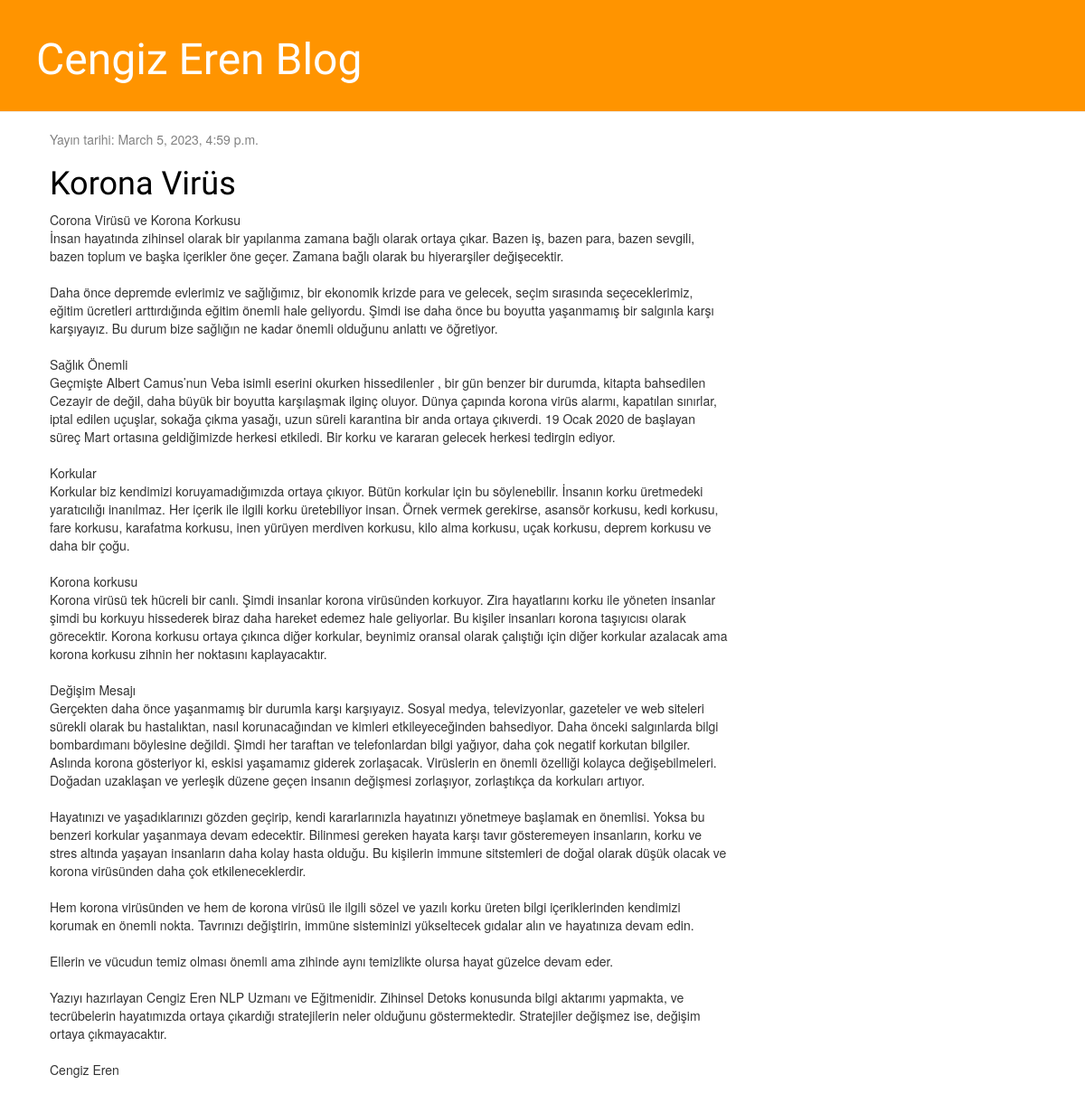
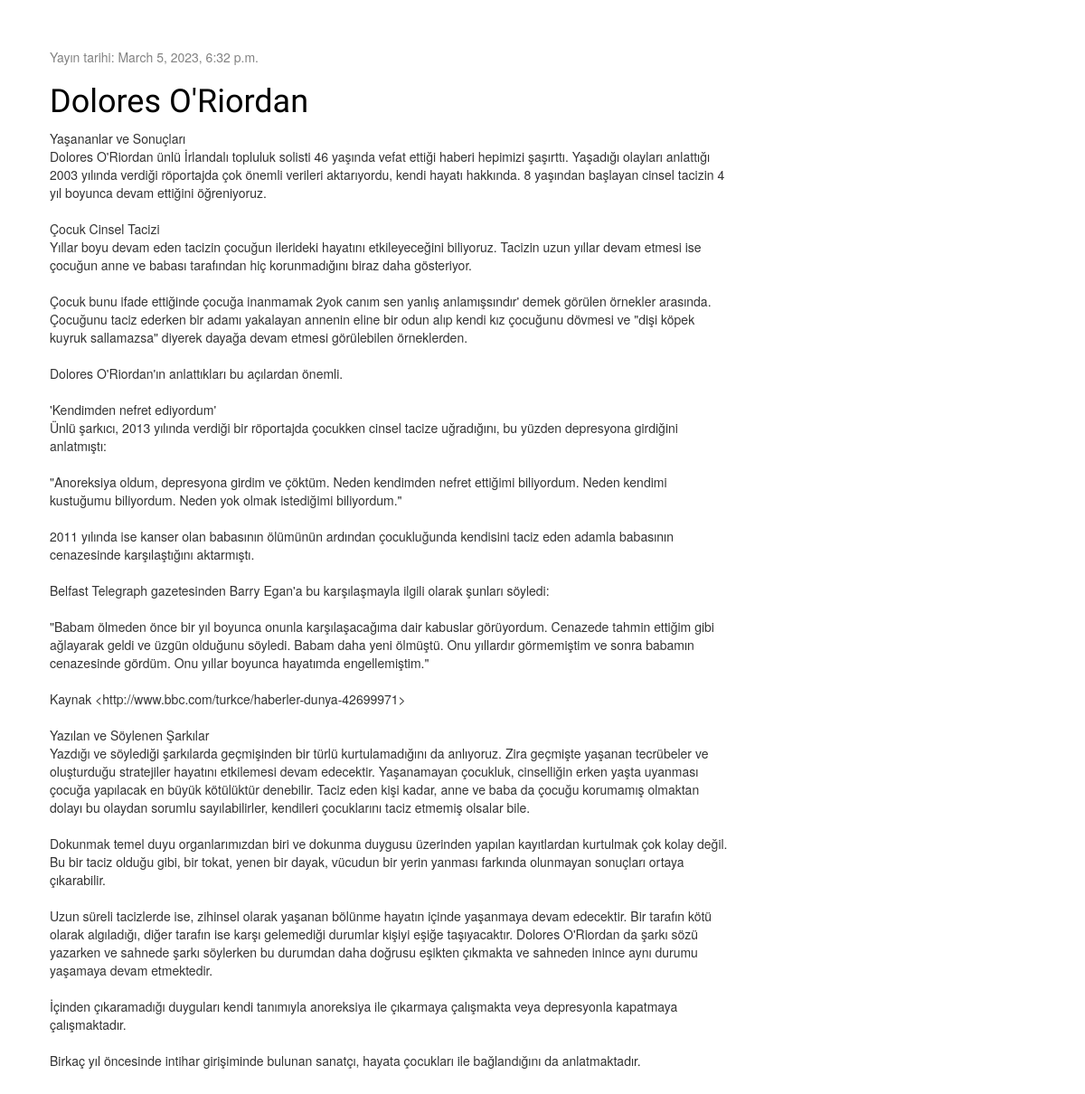
The page / on the database its author committed (2 pictures, top to bottom).
### blog/models.py (models this page shows, shortened)
class Post(models.Model):
    author = models.ForeignKey(settings.AUTH_USER_MODEL, on_delete=models.CASCADE)
    title = models.CharField(max_length=200)
    text = models.TextField()
    created_date = models.DateTimeField(
            default=timezone.now)
    published_date = models.DateTimeField(
            blank=True, null=True)

### blog/views.py (the view)
# urls.py: path('', views.post_list, name='post_list'),
def post_list(request):
    posts = Post.objects.filter(published_date__lte=timezone.now()).order_by('published_date')
    return render(request, 'blog/post_list.html', {'posts': posts})

### blog/templates/blog/post_list.html
{% extends 'blog/base.html' %}
{% block content%}
                    {% for post in posts %}
                        <div class="post">
                            <div class="date">
                                <p>Yayın tarihi: {{ post.published_date }}</p>
                            </div>
                            <h1><a href="{% url 'post_detail' pk=post.pk %}">{{ post.title }}</a></h1>
                            <p>{{ post.text|linebreaksbr }}</p>
                        </div>
                    {% endfor %}
{% endblock %}

### blog/templates/blog/base.html (shortened to what this page needs)
{% load static %}
<html>
    <head>
        <link rel="stylesheet" href="//maxcdn.bootstrapcdn.com/bootstrap/3.2.0/css/bootstrap.min.css">
        <link rel="stylesheet" href="//maxcdn.bootstrapcdn.com/bootstrap/3.2.0/css/bootstrap-theme.min.css">
        <link rel="stylesheet" href="{% static 'css/blog.css' %}">
    </head>
    <body>
        <div class="page-header">
            <h1><a href="/">Cengiz Eren Blog</a></h1>
        </div>
        <div class="content container">
            <div class="row">
                <div class="col-md-8">
                {% block content %}
                {% endblock %}
                </div>
            </div>
        </div>
    </body>
</html>

### blog/static/css/blog.css (style rules this page uses)
.page-header { background-color: #ff9400; margin-top: 0; padding: 20px 20px 20px 40px; }
.page-header h1, .page-header h1 a, .page-header h1 a:visited, .page-header h1 a:active { color: #ffffff; font-size: 36pt; text-decoration: none; }
.content { margin-left: 40px; }
h1, h2, h3, h4 { font-family: 'Lobster', cursive; }
.date { color: #828282; }
.post { margin-bottom: 70px; }
.post h1 a, .post h1 a:visited { color: #000000; }

### rows shown on the page
Post: published_date "March 5, 2023, 4:59 p.m.", title "Korona Virüs", text "Corona Virüsü ve Korona Korkusu İnsan hayatında zihinsel olarak bir yapılanma zamana bağlı olarak ortaya çıkar. Bazen iş, bazen para, bazen sevgili, bazen toplum ve başka içerikler öne geçer. Zamana bağlı olarak bu hiyerarşiler değişecektir. Daha önce depremde evlerimiz ve sağlığımız, bir ekonomik krizde para ve gelecek, seçim sırasında seçeceklerimiz, eğitim ücretleri arttırdığında eğitim önemli hale geliyordu. Şimdi ise daha önce bu boyutta yaşanmamış bir salgınla karşı karşıyayız. Bu durum bize sağlığın ne kadar önemli olduğunu anlattı ve öğretiyor. Sağlık Önemli Geçmişte Albert Camus’nun Veba isimli eserini okurken hissedilenler , bir gün benzer bir durumda, kitapta bahsedilen Cezayir…"
Post: published_date "March 5, 2023, 6:32 p.m.", title "Dolores O'Riordan", text "Yaşananlar ve Sonuçları Dolores O'Riordan ünlü İrlandalı topluluk solisti 46 yaşında vefat ettiği haberi hepimizi şaşırttı. Yaşadığı olayları anlattığı 2003 yılında verdiği röportajda çok önemli verileri aktarıyordu, kendi hayatı hakkında. 8 yaşından başlayan cinsel tacizin 4 yıl boyunca devam ettiğini öğreniyoruz. Çocuk Cinsel Tacizi Yıllar boyu devam eden tacizin çocuğun ilerideki hayatını etkileyeceğini biliyoruz. Tacizin uzun yıllar devam etmesi ise çocuğun anne ve babası tarafından hiç korunmadığını biraz daha gösteriyor. Çocuk bunu ifade ettiğinde çocuğa inanmamak 2yok canım sen yanlış anlamışsındır' demek görülen örnekler arasında. Çocuğunu taciz ederken bir adamı yakalayan annenin…"
